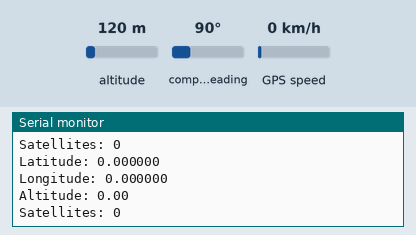
This sketch was run on a simulated ESP32. On the bench: the last lines printed to the serial monitor. The inputs (shaded band) are chosen by the test bench; at power-on: altitude 120 m, compass heading 90°, GPS speed 0 km/h. WiFi joins after 1.5 s; servers stay silent unless stated; the GPS gets a fix after 3 s at 37.7749, -122.4194 with 8 satellites.

Above: at 3.0 s.
3.1 s: altitude set to 20 m
At 4.4 s:
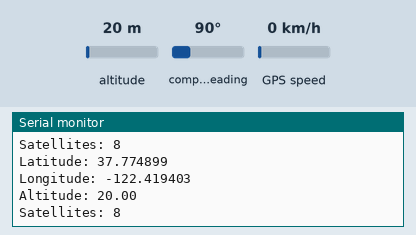
4.6 s: altitude set to 250 m
At 5.6 s:
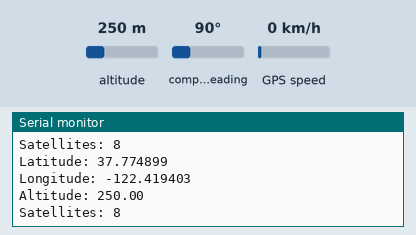
Timing chart, 0 to 7.6 s (numbered marks = the images above; inputs shaded):
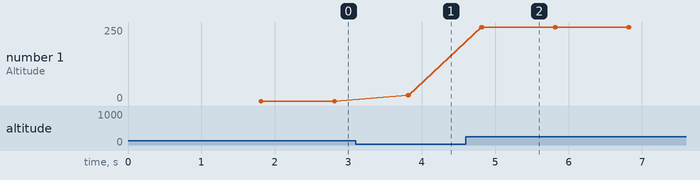

The sketch:

ESP32xGPS.ino.ino
```cpp
////// ARDUINO PROGRAM //////////////////////////////////
////// Programming the ESP32 to interface with GPS //////
#define BLYNK_TEMPLATE_ID "TMPL3QymhU0E8"
#define BLYNK_TEMPLATE_NAME "ClosedLoop Traffic system"
#define BLYNK_AUTH_TOKEN "ifUPjtzZNV1h-I7mhf2GZ89q9Lf9k5Ot"
#include <WiFi.h>
#include <WiFiClient.h>
#include <BlynkSimpleEsp32.h>
#include <TinyGPS++.h>
TinyGPSPlus gps;
char auth[] = BLYNK_AUTH_TOKEN;
char ssid[] = "Dhanu";
char pass[] = "Dhanu@2004";
void setup() {
 Serial.begin(115200);
 Serial2.begin(9600, SERIAL_8N1, 16, 17);
 Blynk.begin(auth, ssid, pass);
}
void loop() {
 Blynk.run();
 while (Serial2.available() > 0) {
 if (gps.encode(Serial2.read())) {
 // Get GPS data
 float latitude = gps.location.lat();
 float longitude = gps.location.lng();
 float altitude = gps.altitude.meters();
 int satellites = gps.satellites.value();
 // Print GPS data
 Serial.print("Latitude: ");
 Serial.println(latitude, 6);
 Blynk.virtualWrite(V4, latitude, 6);
 Serial.print("Longitude: ");
 Serial.println(longitude, 6);
 Blynk.virtualWrite(V5, longitude, 6);
 Serial.print("Altitude: ");
 Serial.println(altitude);
 Serial.print("Satellites: ");
 Serial.println(satellites);
 }
 }
}
```

Measured:
- after the input at 3.1 s, the serial monitor: prints a new line after 0.71 s (image 1)
- after the input at 4.6 s, the serial monitor: prints a new line after 0.21 s (image 2)
- plotted number 1: 0 → 20 after the input at 3.1 s, 20 → 250 after the input at 4.6 s
